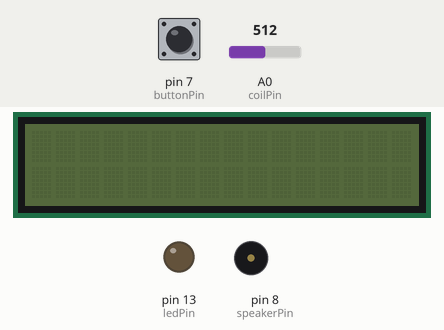
This sketch was run on a simulated Arduino Uno, built with avr-gcc and run on an emulated ATmega328P. On the bench: 16×2 character LCD, output pins drawn as LEDs (lit = HIGH), buzzer (waves = sounding). The test bench sets the inputs (shaded band); at power-on: pin 7 (buttonPin) HIGH, A0 (coilPin) = 512. What the sketch prints to the serial monitor is not drawn.

Above: at 1.2 s.
1.3 s: pin 7 (buttonPin) pulled LOW for 0.15 s
At 4.3 s:
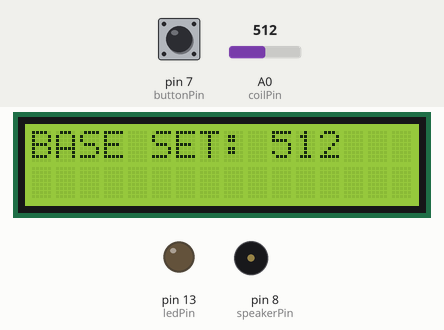
4.4 s: A0 (coilPin) set to 569
At 6.3 s:
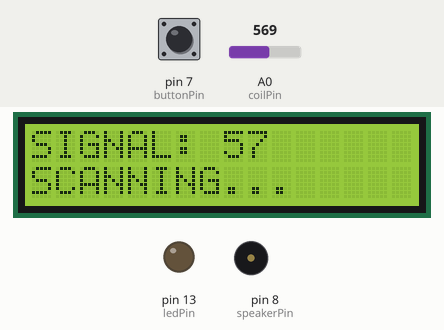
6.7 s: A0 (coilPin) set to 604
At 8.37 s:
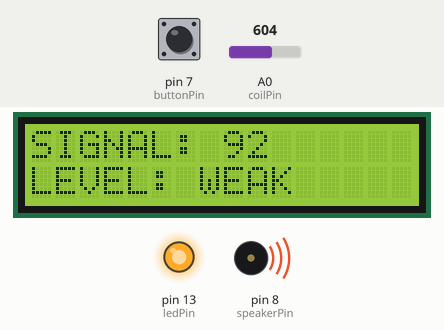
8.5 s: pin 7 (buttonPin) pulled LOW for 1 s
At 9.3 s:
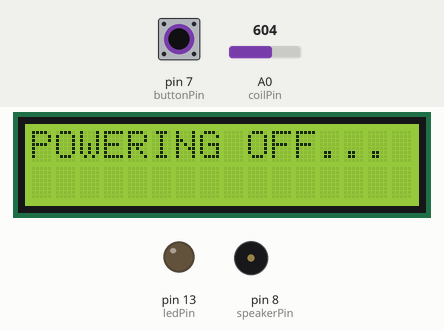
Timing chart, 0 to 11.5 s (numbered marks = the images above; inputs shaded):
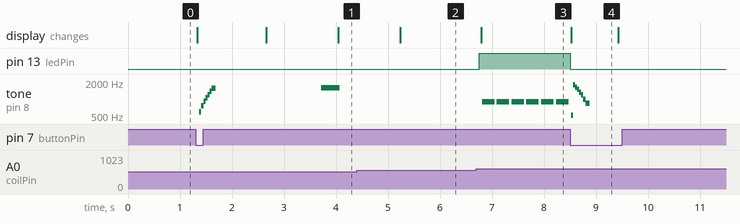

The sketch:

02_Smart_EMF_Detector.ino
```cpp
/** EMF DETECTOR LOGIC- FINAL TEST
  * AUTHORED BY AHMED M. A. ERJAILA
  */

#include <Wire.h>
#include <LiquidCrystal_I2C.h>
#include <IRremote.h>

LiquidCrystal_I2C lcd(0x27, 16, 2);

// Hardware mapping
const int coilPin = A0;
const int ledPin = 13;
const int speakerPin = 8;
const int buttonPin = 7;
const int irPin = 10;

int baseline = 0;
bool systemActive = false;
bool calibrated = false;
bool lastBtnState = HIGH;

// Signal processing for speaker output
void playSpeaker(int frequency, int duration) {
  long period = 1000000L / frequency;
  long startTime = millis();
  while (millis() - startTime < duration) {
    digitalWrite(speakerPin, HIGH);
    delayMicroseconds(period / 2);
    digitalWrite(speakerPin, LOW);
    delayMicroseconds(period / 2);
  }
}void setup() {
  Serial.begin(9600);
  lcd.init();
  lcd.noBacklight();

  pinMode(ledPin, OUTPUT);
  pinMode(speakerPin, OUTPUT);
  pinMode(buttonPin, INPUT_PULLUP);
  IrReceiver.begin(irPin);

  Serial.println("System initiated...");
}

void loop() {
  // Remote logic
  if (IrReceiver.decode()) {
    unsigned long cmd = IrReceiver.decodedIRData.command;
    if (cmd == 70) {
      if(systemActive) stopSys(); else startSys();
    } else if (cmd == 69 && systemActive) {
      runCalib();
    }
    IrReceiver.resume();
  }

  // Button logic (Manual override)
  bool btnState = digitalRead(buttonPin);
  if (btnState == LOW && lastBtnState == HIGH) {
    if (!systemActive) {
      startSys();
      runCalib();
    } else {
      stopSys();
    }
    delay(250);
  }
  lastBtnState = btnState;

  if (!systemActive || !calibrated) return;

  // Signal Capture
  int peak = 0;
  for (int i = 0; i < 160; i++) {
    int val = analogRead(coilPin);
    if (val > peak) peak = val;
  }

  int s = peak - baseline;
  if (s < 0) s = 0;

  // Output Rendering
  lcd.setCursor(0, 0);
  lcd.print("SIGNAL: "); lcd.print(s); lcd.print("    ");
  lcd.setCursor(0, 1);

  if (s < 75) {
    lcd.print("SCANNING...     ");
    digitalWrite(ledPin, LOW);
    digitalWrite(speakerPin, LOW);
  } else {
    digitalWrite(ledPin, HIGH);
    // Dynamic feedback speed
    int pulse = (s < 200) ? 850 : (s < 500) ? 420 : 160;
    if(s < 200) lcd.print("LEVEL: WEAK    ");
    else if(s < 500) lcd.print("LEVEL: MEDIUM  ");
    else lcd.print("LEVEL: STRONG  ");

    // Fixed: Passing only 2 arguments
    playSpeaker(800 + s, 25);
    delayMicroseconds(pulse);

  }
}
// System Functions
void startSys() {
  systemActive = true; calibrated = false;
  lcd.backlight(); lcd.clear();
  lcd.setCursor(2, 0); lcd.print("EMF DETECTOR");
  lcd.setCursor(1, 1); lcd.print("AHMED ERJAILA");

  // Fixed: Passing only 2 arguments
  for (int f = 600; f < 1800; f += 200) { playSpeaker(f, 50); }

  delay(1000);
  lcd.clear();
  lcd.print("READY TO SCAN");
}

void runCalib() {
  calibrated = true;
  lcd.clear(); lcd.print("CALIBRATING...");
  long sum = 0;
  for (int i = 0; i < 480; i++) {
    sum += analogRead(coilPin);
    delay(2);
  }
  baseline = sum / 480;

  // Fixed: Passing only 2 arguments
  playSpeaker(1600, 150);
  delay(50);
  playSpeaker(1600, 150);

  lcd.clear();
  lcd.print("BASE SET: "); lcd.print(baseline);
  delay(900);
}

void stopSys() {
  systemActive = false; calibrated = false;
  digitalWrite(ledPin, LOW);
  lcd.clear(); lcd.print("POWERING OFF...");

  // Fixed: Passing only 2 arguments
  for (int f = 1800; f > 600; f -= 200) { playSpeaker(f, 50); }

  delay(600);
  lcd.noBacklight(); lcd.clear();
}
```

Measured:
- the behaviour switches between 586 and 587 on A0 (coilPin) (found by bisection; images 2 and 3)
- after the input at 1.3 s, tone on pin 8 (speakerPin): plays 597 Hz for 0.04 s, 759 Hz for 0.04 s, 904 Hz for 0.04 s, 1048 Hz for 0.04 s, 1194 Hz for 0.04 s, 1384 Hz for 0.04 s … (8 notes in this stretch), starting after 0.07 s; the display: first changes at once (image 1 shows a later state)
- after the input at 4.4 s, the display: changes after 0.84 s (image 2)
- after the input at 6.7 s, pin 13 (ledPin): LOW → HIGH after 0.05 s; tone on pin 8 (speakerPin): alternates 886 Hz for 0.24 s and silent for 0.04 s, starting after 0.11 s; the display: changes after 0.09 s (image 3)
- after the input at 8.5 s, pin 13 (ledPin): HIGH → LOW at once; the display: changes at once (image 4)
- what the display in image 4 shows lasts 0.9 s, from 8.5 s to 9.4 s
